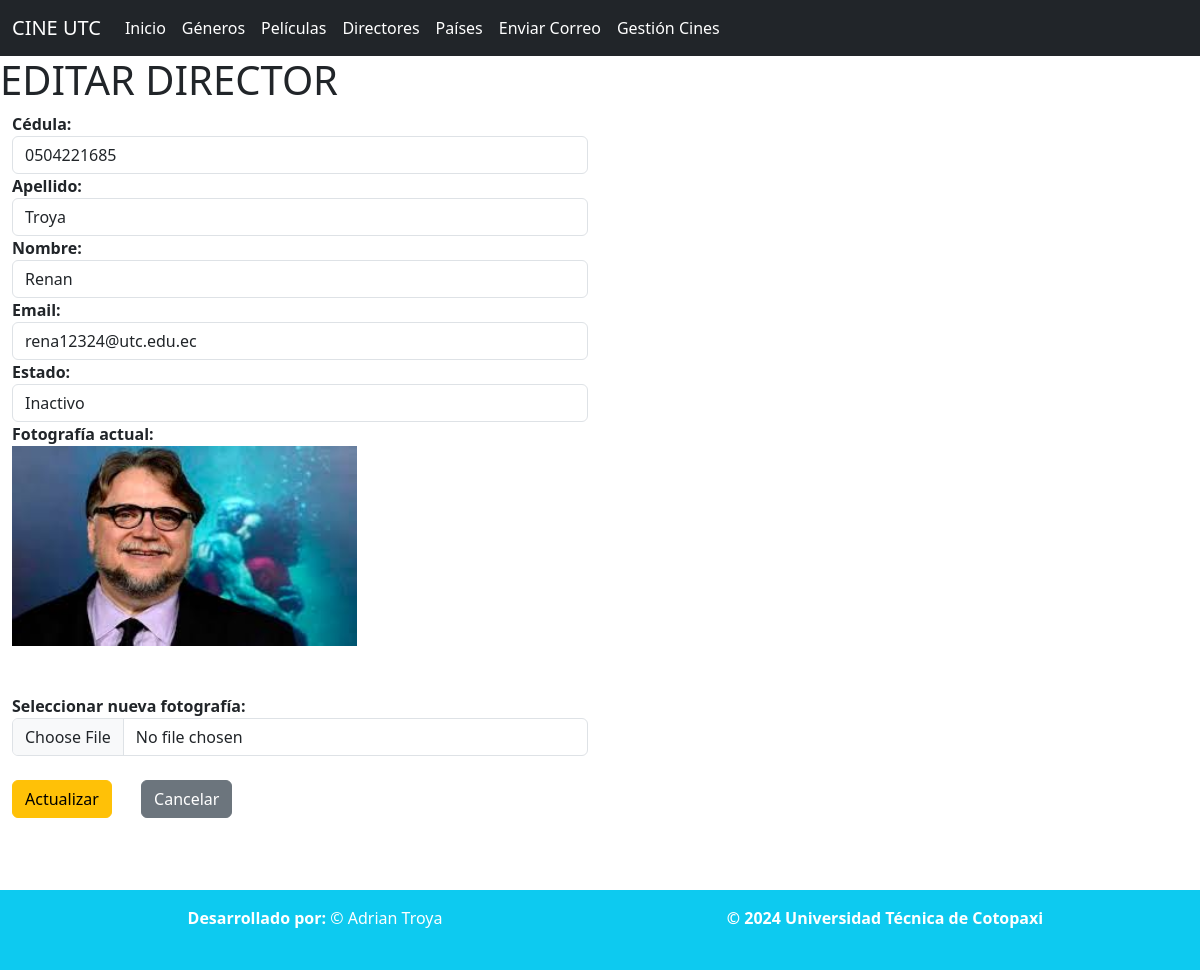
Page /editarDirector/2/ on the committed database.
### Aplicaciones/Cartelera/models.py (models this page shows, shortened)
class Director(models.Model):
    id=models.AutoField(primary_key=True)
    dni = models.CharField(max_length=20)
    apellido = models.CharField(max_length=50)
    nombre = models.CharField(max_length=50)
    gmail = models.EmailField(max_length=254, blank=True, null=True)  # Nuevo campo
    estado = models.BooleanField(default=True)
    portada = models.ImageField(upload_to='directores/', blank=True, null=True)

### Aplicaciones/Cartelera/views.py (the view)
# urls.py: path('editarDirector/<int:id>/', views.editarDirector, name='editarDirector'),
def editarDirector(request, id):
    directorEditar = get_object_or_404(Director, id=id)
    return render(request, 'editarDirector.html', {'directorEditar': directorEditar})

### Aplicaciones/Cartelera/templates/editarDirector.html (shortened to what this page needs)
{% extends "./plantilla.html" %}
{% block body %}
<h1>EDITAR DIRECTOR</h1>
<div class="container-fluid">
    <div class="row">
        <div class="col-md-6">
            <form action="{% url 'procesoActualizarDirector' directorEditar.id %}" method="post" enctype="multipart/form-data">
                <div class="form-group">
                    <label for="dni"><b>Cédula: </b></label>
                    <input type="text" name="dni" class="form-control"
                    value="{{ directorEditar.dni }}"
                    id="dni" placeholder="Ingrese la cédula del Director" required>
                    <label for="apellido"><b>Apellido:</b></label>
                    <input type="text" name="apellido" class="form-control"
                    value="{{ directorEditar.apellido }}"
                    id="apellido" placeholder="Ingrese el apellido del director" required>
                    <label for="nombre"><b>Nombre:</b></label>
                    <input type="text" name="nombre" class="form-control"
                    value="{{ directorEditar.nombre }}"
                    id="nombre" placeholder="Ingrese el nombre del director" required>
                    <label for="gmail"><b>Email:</b></label>
                    <input type="email" name="gmail" class="form-control"
                    value="{{ directorEditar.gmail }}"
                    id="gmail" placeholder="Ingrese el email del director" required>
                    <label for="estado"><b>Estado:</b></label>
                    <select name="estado" class="form-control" id="estado" required>
                        <option value="False" {% if not directorEditar.estado %}selected{% endif %}>Inactivo</option>
                    </select>
                </div>
                <div class="form-group">
                    <label for="portada"><b>Fotografía actual:</b></label>
                    <br>
                    {% if directorEditar.portada %}
                      <img src="{{ directorEditar.portada.url }}" alt="Fotografía del director" height="200px"> <br><br>
                    {% else %}
                        <p>No hay fotografía disponible</p>
                    {% endif %}
                    <br>
                    <label for="portada"><b>Seleccionar nueva fotografía:</b></label>
                    <input type="file" name="portada" class="form-control" accept="image/*">
                </div>
                <br>
                <button type="submit" class="btn btn-warning">Actualizar</button>
                <a href="{% url 'listadoDirectores' %}" class="btn btn-secondary">Cancelar</a>
            </form>
        </div>
    </div>
</div>
<br>
{% endblock %}

### rows in the picture
Director: dni "0504221685", apellido "Troya", nombre "Renan", gmail "rena12324@utc.edu.ec", estado "Inactivo", portada (picture)
